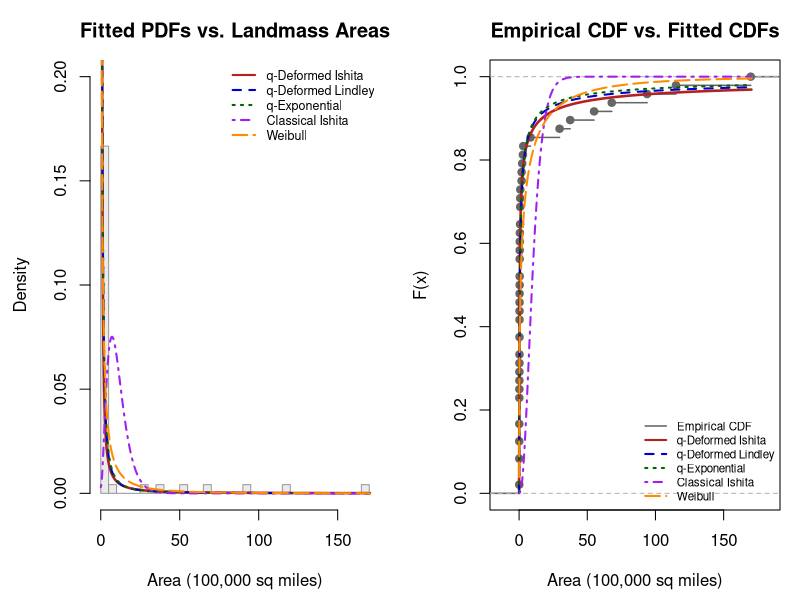
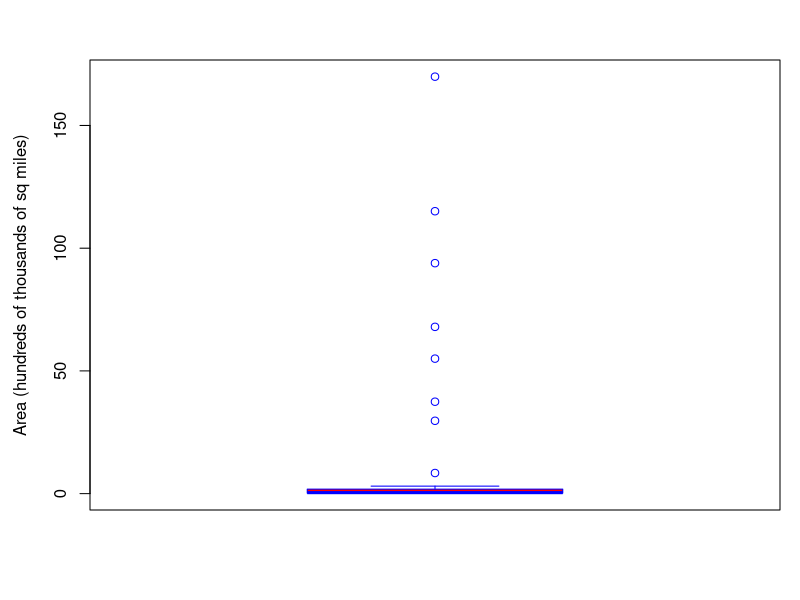

These figures' R source, in order:
data(islands)
force(islands)
x <- as.numeric(islands) / 100  
x <- x[x > 0]  # Ensure strictly positive values
n <- length(x)

dqDI <- function(x, theta, q) {
  if (theta <= 0 || q >= 4/3 || q < 1) return(rep(0, length(x)))
  num <- (2 - q) * (3 - 2 * q) * (4 - 3 * q) * (theta^3)
  den <- 2 + (3 - 2 * q) * (4 - 3 * q) * (theta^3)
  if (den <= 0 || num <= 0) return(rep(0, length(x)))
  
  C_val <- num / den
  pdf_vals <- numeric(length(x))
  valid <- (x > 0)
  
  if (abs(q - 1) < 1e-5) {
    pdf_vals[valid] <- (theta^3 / (theta^3 + 2)) * (theta + x[valid]^2) * exp(-theta * x[valid])
  } else {
    term <- 1 + (q - 1) * theta * x[valid]
    pdf_vals[valid] <- C_val * (theta + x[valid]^2) * (term^(-1 / (q - 1)))
  }
  return(pdf_vals)
}

pqDI <- function(x, theta, q) {
  sapply(x, function(val) {
    if (val <= 0) return(0)
    tryCatch(integrate(dqDI, lower = 0, upper = val, theta = theta, q = q)$value, error = function(e) NA)
  })
}

# (b) q-Deformed Lindley (qDL)
dqDL <- function(x, theta, q) {
  if (theta <= 0 || q >= 1.5 || q < 1) return(rep(0, length(x)))
  num <- (2 - q) * (3 - 2 * q) * (theta^2)
  den <- 1 + (3 - 2 * q) * theta
  if (den <= 0 || num <= 0) return(rep(0, length(x)))
  
  C_val <- num / den
  pdf_vals <- numeric(length(x))
  valid <- (x > 0)
  
  if (abs(q - 1) < 1e-5) {
    pdf_vals[valid] <- (theta^2 / (1 + theta)) * (1 + x[valid]) * exp(-theta * x[valid])
  } else {
    term <- 1 + (q - 1) * theta * x[valid]
    pdf_vals[valid] <- C_val * (1 + x[valid]) * (term^(-1 / (q - 1)))
  }
  return(pdf_vals)
}

pqDL <- function(x, theta, q) {
  sapply(x, function(val) {
    if (val <= 0) return(0)
    tryCatch(integrate(dqDL, lower = 0, upper = val, theta = theta, q = q)$value, error = function(e) NA)
  })
}

# (c) q-Exponential (qExp)
dqExp <- function(x, rate, q) {
  if (rate <= 0 || q >= 2 || q < 1) return(rep(0, length(x)))
  pdf_vals <- numeric(length(x))
  valid <- (x > 0)
  
  if (abs(q - 1) < 1e-5) {
    pdf_vals[valid] <- rate * exp(-rate * x[valid])
  } else {
    term <- 1 + (q - 1) * rate * x[valid]
    pdf_vals[valid] <- (2 - q) * rate * (term^(-1 / (q - 1)))
  }
  return(pdf_vals)
}

pqExp <- function(x, rate, q) {
  if (abs(q - 1) < 1e-5) return(pexp(x, rate = rate))
  cdf_vals <- numeric(length(x))
  valid <- (x > 0)
  term <- 1 + (q - 1) * rate * x[valid]
  cdf_vals[valid] <- 1 - term^(-(2 - q) / (q - 1))
  return(cdf_vals)
}

# (d) Classical Ishita
dIshita <- function(x, theta) {
  if (theta <= 0) return(rep(0, length(x)))
  pdf_vals <- numeric(length(x))
  valid <- (x > 0)
  pdf_vals[valid] <- (theta^3 / (theta^3 + 2)) * (theta + x[valid]^2) * exp(-theta * x[valid])
  return(pdf_vals)
}

pIshita <- function(x, theta) {
  sapply(x, function(val) {
    if (val <= 0) return(0)
    tryCatch(integrate(dIshita, lower = 0, upper = val, theta = theta)$value, error = function(e) NA)
  })
}

nll_qDI <- function(par) {
  theta <- par[1]; q <- par[2]
  if (theta <= 1e-4 || q >= 1.33 || q <= 1.0) return(1e10)
  pdf_vals <- dqDI(x, theta, q)
  if (any(pdf_vals <= 0) || any(!is.finite(pdf_vals))) return(1e10)
  return(-sum(log(pdf_vals)))
}

nll_qDL <- function(par) {
  theta <- par[1]; q <- par[2]
  if (theta <= 1e-4 || q >= 1.49 || q <= 1.0) return(1e10)
  pdf_vals <- dqDL(x, theta, q)
  if (any(pdf_vals <= 0) || any(!is.finite(pdf_vals))) return(1e10)
  return(-sum(log(pdf_vals)))
}

nll_qExp <- function(par) {
  rate <- par[1]; q <- par[2]
  if (rate <= 1e-4 || q >= 1.99 || q <= 1.0) return(1e10)
  pdf_vals <- dqExp(x, rate, q)
  if (any(pdf_vals <= 0) || any(!is.finite(pdf_vals))) return(1e10)
  return(-sum(log(pdf_vals)))
}

nll_Ishita <- function(par) {
  theta <- par[1]
  if (theta <= 1e-4) return(1e10)
  pdf_vals <- dIshita(x, theta)
  if (any(pdf_vals <= 0) || any(!is.finite(pdf_vals))) return(1e10)
  return(-sum(log(pdf_vals)))
}

nll_Weibull <- function(par) {
  shape <- par[1]; scale <- par[2]
  if (shape <= 1e-4 || scale <= 1e-4) return(1e10)
  ll <- dweibull(x, shape = shape, scale = scale, log = TRUE)
  if (any(!is.finite(ll))) return(1e10)
  return(-sum(ll))
}

nll_Gamma <- function(par) {
  shape <- par[1]; rate <- par[2]
  if (shape <= 1e-4 || rate <= 1e-4) return(1e10)
  ll <- dgamma(x, shape = shape, rate = rate, log = TRUE)
  if (any(!is.finite(ll))) return(1e10)
  return(-sum(ll))
}


mean_x <- mean(x, na.rm = TRUE)
init_rate <- 1 / mean_x

fit_qDI     <- optim(c(init_rate, 1.25), nll_qDI,     method = "L-BFGS-B", lower = c(0.0001, 1.001), upper = c(50, 1.32))
fit_qDL     <- optim(c(init_rate, 1.25), nll_qDL,     method = "L-BFGS-B", lower = c(0.0001, 1.001), upper = c(50, 1.48))
fit_qExp    <- optim(c(init_rate, 1.25), nll_qExp,    method = "L-BFGS-B", lower = c(0.0001, 1.001), upper = c(50, 1.98))
fit_Ishita  <- optim(c(init_rate),       nll_Ishita,  method = "L-BFGS-B", lower = c(0.0001),       upper = c(50))
fit_Weibull <- optim(c(0.5, mean_x),     nll_Weibull, method = "L-BFGS-B", lower = c(0.0001, 0.0001))
fit_Gamma   <- optim(c(0.5, init_rate),  nll_Gamma,   method = "L-BFGS-B", lower = c(0.0001, 0.0001))


models <- list(
  "q-Deformed Ishita"  = list(fit = fit_qDI,     k = 2, pfun = function(v) pqDI(v, fit_qDI$par[1], fit_qDI$par[2])),
  "q-Deformed Lindley" = list(fit = fit_qDL,     k = 2, pfun = function(v) pqDL(v, fit_qDL$par[1], fit_qDL$par[2])),
  "q-Exponential"      = list(fit = fit_qExp,    k = 2, pfun = function(v) pqExp(v, fit_qExp$par[1], fit_qExp$par[2])),
  "Classical Ishita"   = list(fit = fit_Ishita,  k = 1, pfun = function(v) pIshita(v, fit_Ishita$par[1])),
  "Weibull"            = list(fit = fit_Weibull, k = 2, pfun = function(v) pweibull(v, fit_Weibull$par[1], fit_Weibull$par[2])),
  "Gamma"              = list(fit = fit_Gamma,   k = 2, pfun = function(v) pgamma(v, fit_Gamma$par[1], fit_Gamma$par[2]))
)

comparison_results <- data.frame(
  Model = character(),
  Params = numeric(),
  LogLik = numeric(),
  AIC = numeric(),
  BIC = numeric(),
  KS_Stat = numeric(),
  p_value = numeric(),
  stringsAsFactors = FALSE
)

for (name in names(models)) {
  m <- models[[name]]
  logL <- -m$fit$value
  k <- m$k
  aic <- 2 * k - 2 * logL
  bic <- k * log(n) - 2 * logL
  
  ks_test <- suppressWarnings(ks.test(x, m$pfun))
  
  comparison_results[nrow(comparison_results) + 1, ] <- list(
    Model   = name,
    Params  = k,
    LogLik  = round(logL, 4),
    AIC     = round(aic, 4),
    BIC     = round(bic, 4),
    KS_Stat = round(ks_test$statistic, 4),
    p_value = round(ks_test$p.value, 4)
  )
}

# Sort table by AIC (Lowest AIC = Best Fit)
comparison_results <- comparison_results[order(comparison_results$AIC), ]

print("--- MODEL COMPARISON TABLE (Base R Dataset: islands) ---")
print(comparison_results, row.names = FALSE)


par(mfrow = c(1, 2), mar = c(4.5, 4.5, 3, 1))

x_grid <- seq(0.001, max(x) + 0.5, length.out = 500)

hist(x, breaks = 30, probability = TRUE, col = "gray92", border = "gray60",
     main = "Fitted PDFs vs. Landmass Areas", xlab = "Area (100,000 sq miles)",
     ylab = "Density", ylim = c(0, 0.2))

lines(x_grid, dqDI(x_grid, fit_qDI$par[1], fit_qDI$par[2]), col = "firebrick", lwd = 2.5, lty = 1)
lines(x_grid, dqDL(x_grid, fit_qDL$par[1], fit_qDL$par[2]), col = "blue3", lwd = 2, lty = 2)
lines(x_grid, dqExp(x_grid, fit_qExp$par[1], fit_qExp$par[2]), col = "darkgreen", lwd = 2, lty = 3)
lines(x_grid, dIshita(x_grid, fit_Ishita$par[1]), col = "purple", lwd = 2, lty = 4)
lines(x_grid, dweibull(x_grid, fit_Weibull$par[1], fit_Weibull$par[2]), col = "darkorange", lwd = 2, lty = 5)

legend("topright", legend = c("q-Deformed Ishita", "q-Deformed Lindley", "q-Exponential", "Classical Ishita", "Weibull"),
       col = c("firebrick", "blue3", "darkgreen", "purple", "darkorange"),
       lty = 1:5, lwd = 2, bty = "n", cex = 0.75)

plot(ecdf(x), main = "Empirical CDF vs. Fitted CDFs", xlab = "Area (100,000 sq miles)",
     ylab = "F(x)", col = "gray40", lwd = 1.5)

lines(x_grid, pqDI(x_grid, fit_qDI$par[1], fit_qDI$par[2]), col = "firebrick", lwd = 2.5, lty = 1)
lines(x_grid, pqDL(x_grid, fit_qDL$par[1], fit_qDL$par[2]), col = "blue3", lwd = 2, lty = 2)
lines(x_grid, pqExp(x_grid, fit_qExp$par[1], fit_qExp$par[2]), col = "darkgreen", lwd = 2, lty = 3)
lines(x_grid, pIshita(x_grid, fit_Ishita$par[1]), col = "purple", lwd = 2, lty = 4)
lines(x_grid, pweibull(x_grid, fit_Weibull$par[1], fit_Weibull$par[2]), col = "darkorange", lwd = 2, lty = 5)

legend("bottomright", legend = c("Empirical CDF", "q-Deformed Ishita", "q-Deformed Lindley", "q-Exponential", "Classical Ishita", "Weibull"),
       col = c("gray40", "firebrick", "blue3", "darkgreen", "purple", "darkorange"),
       lty = c(1, 1:5), lwd = c(1.5, rep(2, 5)), bty = "n", cex = 0.7)

par(mfrow = c(1, 1))



data(islands)
x <- as.numeric(islands) / 100
x <- x[x > 0]

boxplot(x, 
        main = " ", 
        ylab = "Area (hundreds of thousands of sq miles)", 
        col = "red", 
        border = "blue")
